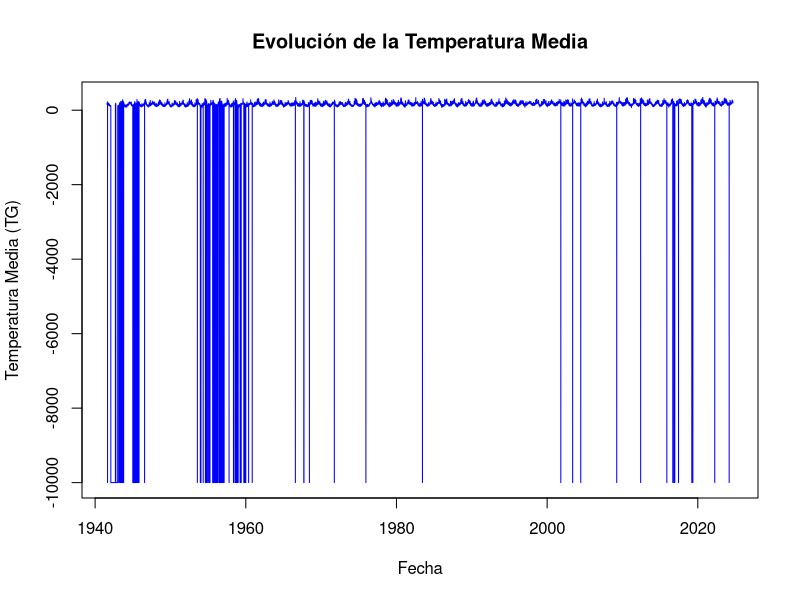
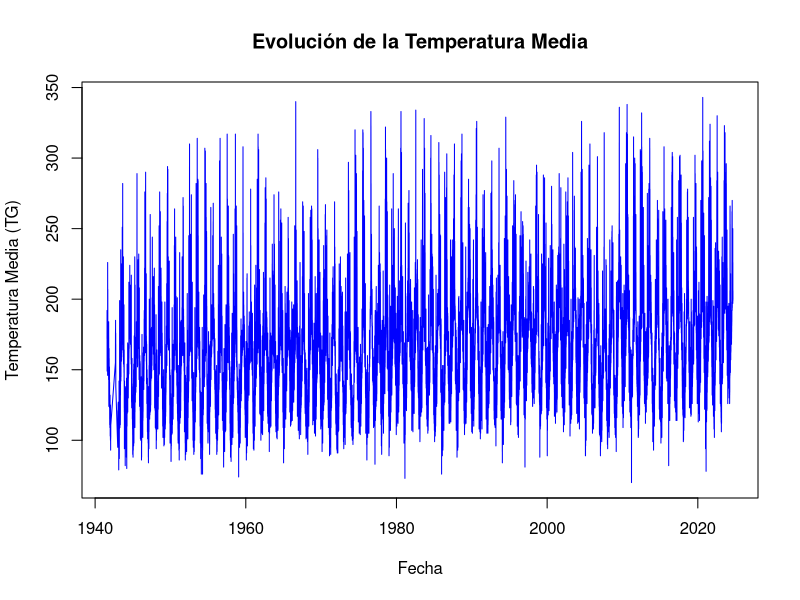
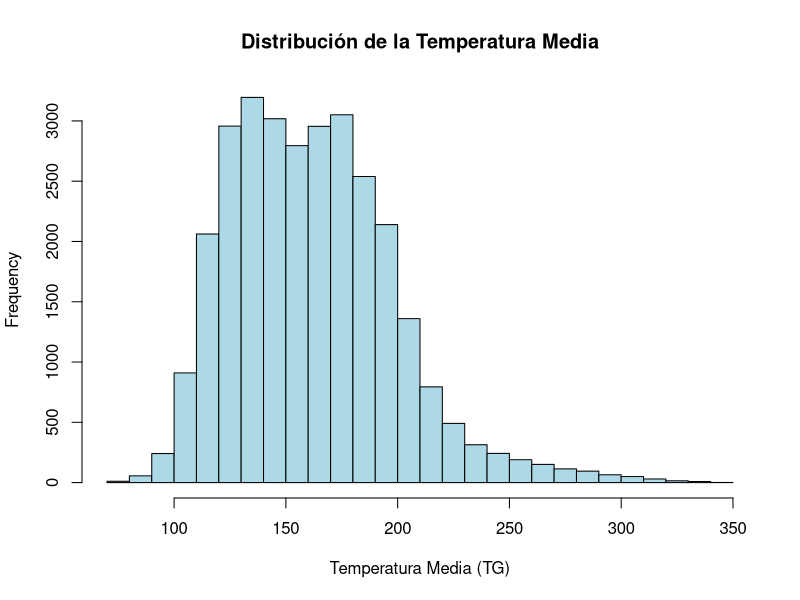
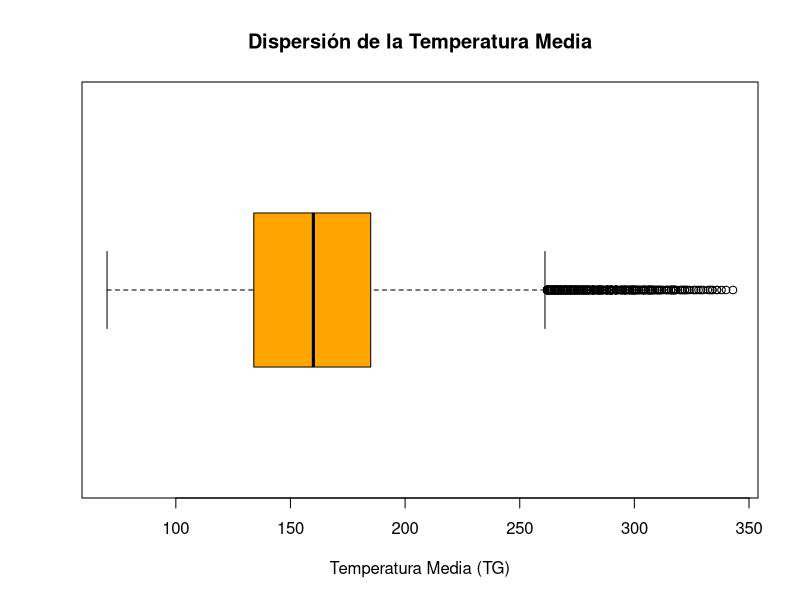
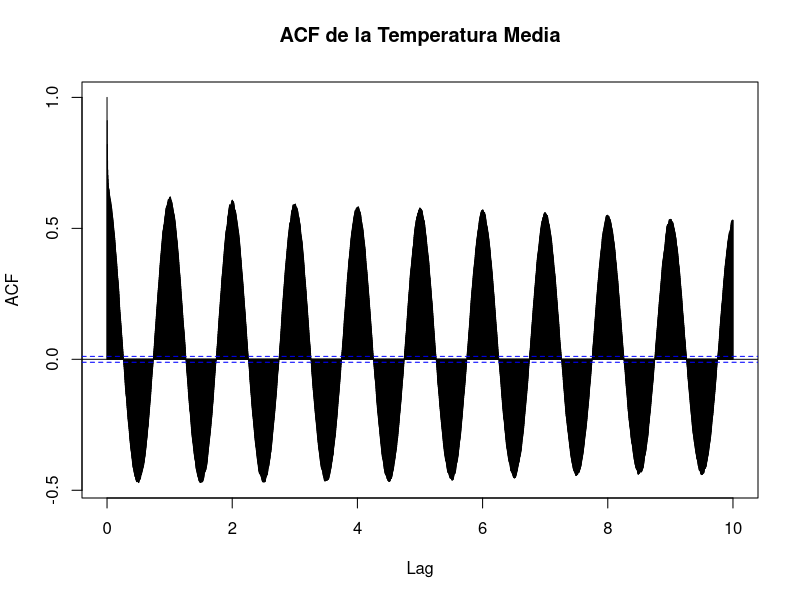

The R script that drew these images, in order:
## ---- chunk 1
knitr::opts_chunk$set(echo = TRUE)
## ---- chunk 2

df<- read.csv("./TG_STAID000455.txt", skip = 20, header = TRUE, sep = ",")
library(lubridate)
df$DATE<- ymd(df$DATE)
## ---- chunk 3

# Gráfico de líneas para la serie temporal
plot(df$DATE, df$TG, type = "l", col = "blue", 
     xlab = "Fecha", ylab = "Temperatura Media (TG)", 
     main = "Evolución de la Temperatura Media")


## ---- chunk 4

head(df[df$Q_TG== 9,])

## ---- chunk 5

df$TG[df$Q_TG== 9]=NA
head(df[df$Q_TG== 9,])

## ---- chunk 6

library(dplyr)

df_clean <- df %>% na.omit()

plot(df_clean$DATE, df_clean$TG, type = "l", col = "blue", 
     xlab = "Fecha", ylab = "Temperatura Media (TG)", 
     main = "Evolución de la Temperatura Media")



## ---- chunk 7

# Histograma de la temperatura media
hist(df_clean$TG, breaks = 20, col = "lightblue", 
     xlab = "Temperatura Media (TG)", 
     main = "Distribución de la Temperatura Media")


## ---- chunk 8

# Boxplot de la temperatura media
boxplot(df_clean$TG, horizontal = TRUE, col = "orange", 
        main = "Dispersión de la Temperatura Media", 
        xlab = "Temperatura Media (TG)")


## ---- chunk 9

df[df$Q_TG== 1,]

## ---- chunk 10

df_ts <- ts(df$TG, frequency = 365, start = c(1941, 8))


acf(df_ts, main = "ACF de la Temperatura Media", lag.max = 365 * 10, na.action = na.pass)


# Corregir per avore de tots els anys.
